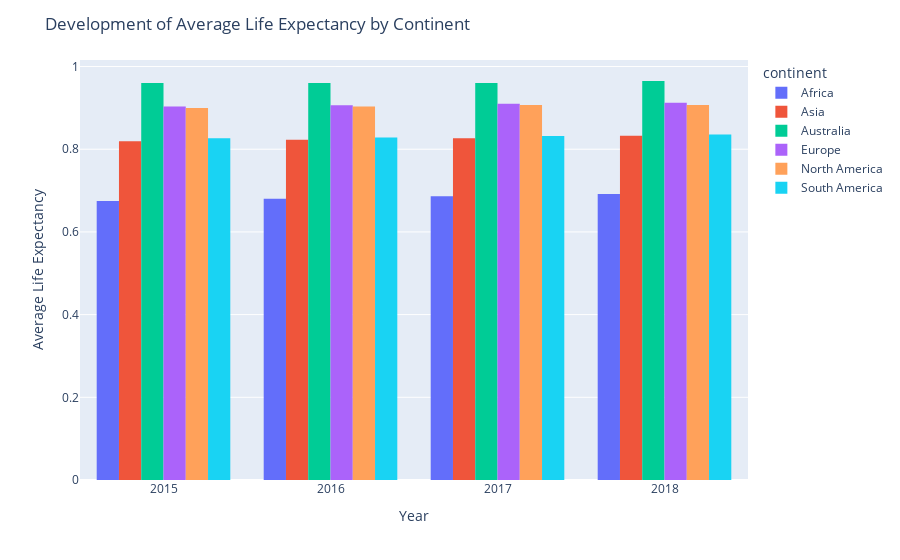

The cell this chart's notebook holds for it:
### Code cell
# Read the full_data.csv file
data = pd.read_csv('full_data.csv')

# Calculate average life expectancy by continent and year
avg_life_expectancy = data.groupby(['continent', 'Year'])['life_expectancy'].mean().reset_index()

# Create a grouped histogram using Plotly
fig = px.histogram(avg_life_expectancy, x='Year', y='life_expectancy_index', color='continent', barmode='group')

# Set the plot title and axis labels
fig.update_layout(title='Development of Average Life Expectancy by Continent',
                  xaxis_title='Year',
                  yaxis_title='Average Life Expectancy')

# Display the plot
fig.show()

### Figure 1 — Plotly figure (JSON) as saved in the notebook; plotly's stock layout.template omitted (floating-point values rounded to 4 significant figures)
{"data": [{"alignmentgroup": "True", "bingroup": "x", "histfunc": "sum", "hovertemplate": "continent=Africa<br>Year=%{x}<br>sum of life_expectancy_index=%{y}<extra></extra>", "legendgroup": "Africa", "marker": {"color": "#636efa", "pattern": {"shape": ""}}, "name": "Africa", "offsetgroup": "Africa", "orientation": "v", "showlegend": true, "type": "histogram", "x": [2015, 2016, 2017, 2018], "xaxis": "x", "y": [0.6747, 0.6803, 0.6866, 0.6916], "yaxis": "y"}, {"alignmentgroup": "True", "bingroup": "x", "histfunc": "sum", "hovertemplate": "continent=Asia<br>Year=%{x}<br>sum of life_expectancy_index=%{y}<extra></extra>", "legendgroup": "Asia", "marker": {"color": "#EF553B", "pattern": {"shape": ""}}, "name": "Asia", "offsetgroup": "Asia", "orientation": "v", "showlegend": true, "type": "histogram", "x": [2015, 2016, 2017, 2018], "xaxis": "x", "y": [0.8192, 0.8232, 0.8263, 0.8324], "yaxis": "y"}, {"alignmentgroup": "True", "bingroup": "x", "histfunc": "sum", "hovertemplate": "continent=Australia<br>Year=%{x}<br>sum of life_expectancy_index=%{y}<extra></extra>", "legendgroup": "Australia", "marker": {"color": "#00cc96", "pattern": {"shape": ""}}, "name": "Australia", "offsetgroup": "Australia", "orientation": "v", "showlegend": true, "type": "histogram", "x": [2015, 2016, 2017, 2018], "xaxis": "x", "y": [0.96, 0.96, 0.96, 0.965], "yaxis": "y"}, {"alignmentgroup": "True", "bingroup": "x", "histfunc": "sum", "hovertemplate": "continent=Europe<br>Year=%{x}<br>sum of life_expectancy_index=%{y}<extra></extra>", "legendgroup": "Europe", "marker": {"color": "#ab63fa", "pattern": {"shape": ""}}, "name": "Europe", "offsetgroup": "Europe", "orientation": "v", "showlegend": true, "type": "histogram", "x": [2015, 2016, 2017, 2018], "xaxis": "x", "y": [0.9032, 0.9065, 0.9097, 0.9124], "yaxis": "y"}, {"alignmentgroup": "True", "bingroup": "x", "histfunc": "sum", "hovertemplate": "continent=North America<br>Year=%{x}<br>sum of life_expectancy_index=%{y}<extra></extra>", "legendgroup": "North America", "marker": {"color": "#FFA15A", "pattern": {"shape": ""}}, "name": "North America", "offsetgroup": "North America", "orientation": "v", "showlegend": true, "type": "histogram", "x": [2015, 2016, 2017, 2018], "xaxis": "x", "y": [0.9, 0.9033, 0.9067, 0.9067], "yaxis": "y"}, {"alignmentgroup": "True", "bingroup": "x", "histfunc": "sum", "hovertemplate": "continent=South America<br>Year=%{x}<br>sum of life_expectancy_index=%{y}<extra></extra>", "legendgroup": "South America", "marker": {"color": "#19d3f3", "pattern": {"shape": ""}}, "name": "South America", "offsetgroup": "South America", "orientation": "v", "showlegend": true, "type": "histogram", "x": [2015, 2016, 2017, 2018], "xaxis": "x", "y": [0.8265, 0.8285, 0.832, 0.8355], "yaxis": "y"}], "layout": {"barmode": "group", "legend": {"title": {"text": "continent"}, "tracegroupgap": 0}, "margin": {"t": 60}, "title": {"text": "Development of Average Life Expectancy by Continent"}, "xaxis": {"anchor": "y", "domain": [0, 1], "title": {"text": "Year"}}, "yaxis": {"anchor": "x", "domain": [0, 1], "title": {"text": "Average Life Expectancy"}}}}
